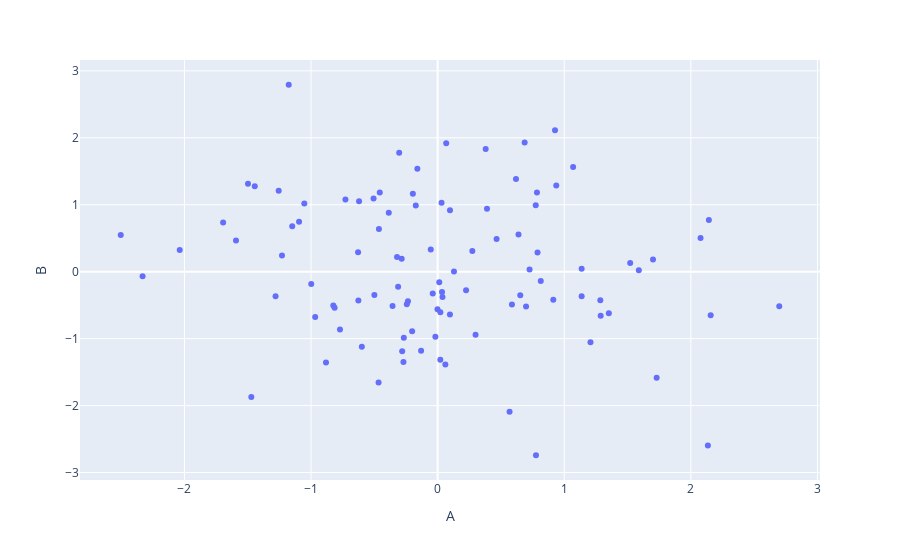

Notebook code for this chart:
### Code cell
fig = px.scatter(df,x='A',y="B")
fig.show()
